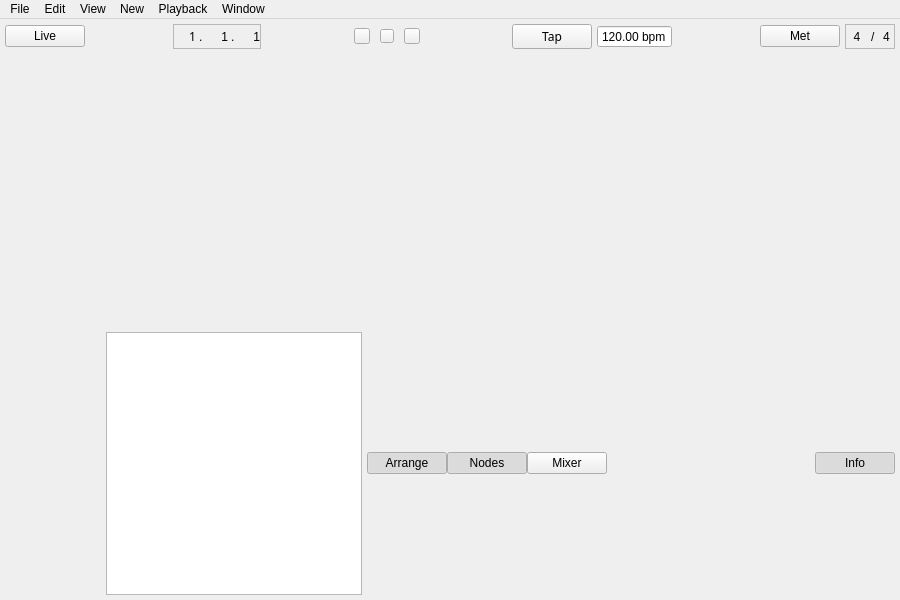
<?xml version="1.0" encoding="UTF-8"?>
<ui version="4.0">
 <class>MainWindow</class>
 <widget class="QMainWindow" name="MainWindow">
  <property name="geometry">
   <rect>
    <x>0</x>
    <y>0</y>
    <width>900</width>
    <height>600</height>
   </rect>
  </property>
  <property name="minimumSize">
   <size>
    <width>900</width>
    <height>600</height>
   </size>
  </property>
  <property name="windowTitle">
   <string>Horizon</string>
  </property>
  <property name="styleSheet">
   <string notr="true"/>
  </property>
  <widget class="QWidget" name="centralwidget">
   <layout class="QVBoxLayout" name="verticalLayout">
    <property name="spacing">
     <number>0</number>
    </property>
    <property name="leftMargin">
     <number>0</number>
    </property>
    <property name="topMargin">
     <number>0</number>
    </property>
    <property name="rightMargin">
     <number>0</number>
    </property>
    <property name="bottomMargin">
     <number>0</number>
    </property>
    <item>
     <widget class="QFrame" name="header">
      <property name="frameShape">
       <enum>QFrame::NoFrame</enum>
      </property>
      <property name="frameShadow">
       <enum>QFrame::Plain</enum>
      </property>
      <property name="lineWidth">
       <number>0</number>
      </property>
      <layout class="QHBoxLayout" name="horizontalLayout">
       <property name="spacing">
        <number>5</number>
       </property>
       <property name="leftMargin">
        <number>5</number>
       </property>
       <property name="topMargin">
        <number>5</number>
       </property>
       <property name="rightMargin">
        <number>5</number>
       </property>
       <property name="bottomMargin">
        <number>5</number>
       </property>
       <item>
        <widget class="QPushButton" name="liveButton">
         <property name="text">
          <string>Live</string>
         </property>
         <property name="checkable">
          <bool>true</bool>
         </property>
        </widget>
       </item>
       <item>
        <spacer name="horizontalSpacer_3">
         <property name="orientation">
          <enum>Qt::Horizontal</enum>
         </property>
         <property name="sizeHint" stdset="0">
          <size>
           <width>40</width>
           <height>20</height>
          </size>
         </property>
        </spacer>
       </item>
       <item>
        <widget class="QFrame" name="position_lcd">
         <property name="sizePolicy">
          <sizepolicy hsizetype="Preferred" vsizetype="Minimum">
           <horstretch>0</horstretch>
           <verstretch>0</verstretch>
          </sizepolicy>
         </property>
         <property name="frameShape">
          <enum>QFrame::StyledPanel</enum>
         </property>
         <property name="frameShadow">
          <enum>QFrame::Raised</enum>
         </property>
         <layout class="QHBoxLayout" name="horizontalLayout_3">
          <property name="spacing">
           <number>3</number>
          </property>
          <property name="leftMargin">
           <number>0</number>
          </property>
          <property name="topMargin">
           <number>0</number>
          </property>
          <property name="rightMargin">
           <number>0</number>
          </property>
          <property name="bottomMargin">
           <number>0</number>
          </property>
          <item>
           <widget class="QLabel" name="barNumberLabel">
            <property name="minimumSize">
             <size>
              <width>22</width>
              <height>0</height>
             </size>
            </property>
            <property name="font">
             <font>
              <family>SF Display</family>
             </font>
            </property>
            <property name="text">
             <string>1</string>
            </property>
            <property name="alignment">
             <set>Qt::AlignRight|Qt::AlignTrailing|Qt::AlignVCenter</set>
            </property>
           </widget>
          </item>
          <item>
           <widget class="QLabel" name="label">
            <property name="text">
             <string>.</string>
            </property>
           </widget>
          </item>
          <item>
           <widget class="QLabel" name="beatNumberLabel">
            <property name="minimumSize">
             <size>
              <width>22</width>
              <height>0</height>
             </size>
            </property>
            <property name="text">
             <string>1</string>
            </property>
            <property name="alignment">
             <set>Qt::AlignRight|Qt::AlignTrailing|Qt::AlignVCenter</set>
            </property>
           </widget>
          </item>
          <item>
           <widget class="QLabel" name="label_2">
            <property name="text">
             <string>.</string>
            </property>
           </widget>
          </item>
          <item>
           <widget class="QLabel" name="subDevNumberLabel">
            <property name="minimumSize">
             <size>
              <width>22</width>
              <height>0</height>
             </size>
            </property>
            <property name="text">
             <string>1</string>
            </property>
            <property name="alignment">
             <set>Qt::AlignRight|Qt::AlignTrailing|Qt::AlignVCenter</set>
            </property>
           </widget>
          </item>
         </layout>
        </widget>
       </item>
       <item>
        <spacer name="horizontalSpacer_2">
         <property name="orientation">
          <enum>Qt::Horizontal</enum>
         </property>
         <property name="sizeHint" stdset="0">
          <size>
           <width>40</width>
           <height>20</height>
          </size>
         </property>
        </spacer>
       </item>
       <item>
        <layout class="QHBoxLayout" name="horizontalLayout_2">
         <property name="spacing">
          <number>10</number>
         </property>
         <property name="leftMargin">
          <number>5</number>
         </property>
         <property name="topMargin">
          <number>0</number>
         </property>
         <property name="rightMargin">
          <number>5</number>
         </property>
         <property name="bottomMargin">
          <number>0</number>
         </property>
         <item>
          <widget class="QToolButton" name="playButton">
           <property name="minimumSize">
            <size>
             <width>16</width>
             <height>16</height>
            </size>
           </property>
           <property name="text">
            <string/>
           </property>
           <property name="iconSize">
            <size>
             <width>0</width>
             <height>0</height>
            </size>
           </property>
          </widget>
         </item>
         <item>
          <widget class="QToolButton" name="stopButton">
           <property name="minimumSize">
            <size>
             <width>14</width>
             <height>14</height>
            </size>
           </property>
           <property name="text">
            <string/>
           </property>
           <property name="iconSize">
            <size>
             <width>0</width>
             <height>0</height>
            </size>
           </property>
          </widget>
         </item>
         <item>
          <widget class="QToolButton" name="recordButton">
           <property name="minimumSize">
            <size>
             <width>16</width>
             <height>16</height>
            </size>
           </property>
           <property name="text">
            <string/>
           </property>
           <property name="iconSize">
            <size>
             <width>0</width>
             <height>0</height>
            </size>
           </property>
          </widget>
         </item>
        </layout>
       </item>
       <item>
        <spacer name="horizontalSpacer">
         <property name="orientation">
          <enum>Qt::Horizontal</enum>
         </property>
         <property name="sizeHint" stdset="0">
          <size>
           <width>40</width>
           <height>20</height>
          </size>
         </property>
        </spacer>
       </item>
       <item>
        <widget class="QPushButton" name="pushButton_3">
         <property name="font">
          <font>
           <family>SF Display</family>
           <weight>50</weight>
           <bold>false</bold>
          </font>
         </property>
         <property name="text">
          <string>Tap</string>
         </property>
        </widget>
       </item>
       <item>
        <widget class="QDoubleSpinBox" name="tempo_lcd">
         <property name="alignment">
          <set>Qt::AlignCenter</set>
         </property>
         <property name="buttonSymbols">
          <enum>QAbstractSpinBox::NoButtons</enum>
         </property>
         <property name="suffix">
          <string> bpm</string>
         </property>
         <property name="maximum">
          <double>999.990000000000009</double>
         </property>
         <property name="value">
          <double>120.000000000000000</double>
         </property>
        </widget>
       </item>
       <item>
        <spacer name="horizontalSpacer_4">
         <property name="orientation">
          <enum>Qt::Horizontal</enum>
         </property>
         <property name="sizeHint" stdset="0">
          <size>
           <width>40</width>
           <height>20</height>
          </size>
         </property>
        </spacer>
       </item>
       <item>
        <widget class="QPushButton" name="metroButton">
         <property name="text">
          <string>Met</string>
         </property>
         <property name="iconSize">
          <size>
           <width>16</width>
           <height>14</height>
          </size>
         </property>
         <property name="checkable">
          <bool>true</bool>
         </property>
        </widget>
       </item>
       <item>
        <widget class="QFrame" name="timesig_lcd">
         <property name="sizePolicy">
          <sizepolicy hsizetype="Preferred" vsizetype="Minimum">
           <horstretch>0</horstretch>
           <verstretch>0</verstretch>
          </sizepolicy>
         </property>
         <property name="frameShape">
          <enum>QFrame::StyledPanel</enum>
         </property>
         <property name="frameShadow">
          <enum>QFrame::Raised</enum>
         </property>
         <layout class="QHBoxLayout" name="horizontalLayout_4">
          <property name="spacing">
           <number>3</number>
          </property>
          <property name="leftMargin">
           <number>0</number>
          </property>
          <property name="topMargin">
           <number>0</number>
          </property>
          <property name="rightMargin">
           <number>0</number>
          </property>
          <property name="bottomMargin">
           <number>0</number>
          </property>
          <item>
           <widget class="QLabel" name="label_9">
            <property name="minimumSize">
             <size>
              <width>22</width>
              <height>0</height>
             </size>
            </property>
            <property name="text">
             <string>4</string>
            </property>
            <property name="alignment">
             <set>Qt::AlignCenter</set>
            </property>
           </widget>
          </item>
          <item>
           <widget class="QLabel" name="label_3">
            <property name="text">
             <string>/</string>
            </property>
           </widget>
          </item>
          <item>
           <widget class="QLabel" name="label_10">
            <property name="minimumSize">
             <size>
              <width>15</width>
              <height>0</height>
             </size>
            </property>
            <property name="text">
             <string>4</string>
            </property>
            <property name="alignment">
             <set>Qt::AlignCenter</set>
            </property>
           </widget>
          </item>
         </layout>
        </widget>
       </item>
      </layout>
     </widget>
    </item>
    <item>
     <widget class="QWidget" name="content" native="true">
      <property name="sizePolicy">
       <sizepolicy hsizetype="Expanding" vsizetype="Expanding">
        <horstretch>0</horstretch>
        <verstretch>0</verstretch>
       </sizepolicy>
      </property>
      <property name="focusPolicy">
       <enum>Qt::ClickFocus</enum>
      </property>
      <layout class="QHBoxLayout" name="horizontalLayout_5">
       <property name="spacing">
        <number>5</number>
       </property>
       <property name="leftMargin">
        <number>5</number>
       </property>
       <property name="topMargin">
        <number>5</number>
       </property>
       <property name="rightMargin">
        <number>5</number>
       </property>
       <property name="bottomMargin">
        <number>5</number>
       </property>
       <item>
        <layout class="QVBoxLayout" name="contentVertical">
         <property name="spacing">
          <number>5</number>
         </property>
        </layout>
       </item>
      </layout>
     </widget>
    </item>
    <item>
     <widget class="QFrame" name="footer">
      <property name="styleSheet">
       <string notr="true"/>
      </property>
      <property name="frameShape">
       <enum>QFrame::NoFrame</enum>
      </property>
      <property name="frameShadow">
       <enum>QFrame::Plain</enum>
      </property>
      <property name="lineWidth">
       <number>0</number>
      </property>
      <layout class="QHBoxLayout" name="horizontalLayout_7">
       <property name="spacing">
        <number>5</number>
       </property>
       <property name="leftMargin">
        <number>5</number>
       </property>
       <property name="topMargin">
        <number>5</number>
       </property>
       <property name="rightMargin">
        <number>5</number>
       </property>
       <property name="bottomMargin">
        <number>5</number>
       </property>
       <item>
        <spacer name="horizontalSpacer_7">
         <property name="orientation">
          <enum>Qt::Horizontal</enum>
         </property>
         <property name="sizeHint" stdset="0">
          <size>
           <width>40</width>
           <height>20</height>
          </size>
         </property>
        </spacer>
       </item>
       <item>
        <widget class="QListView" name="listView"/>
       </item>
       <item>
        <layout class="QHBoxLayout" name="horizontalLayout_8">
         <property name="spacing">
          <number>0</number>
         </property>
         <property name="rightMargin">
          <number>0</number>
         </property>
         <item>
          <widget class="QPushButton" name="arrangeButton">
           <property name="text">
            <string>Arrange</string>
           </property>
           <property name="checkable">
            <bool>true</bool>
           </property>
           <property name="checked">
            <bool>true</bool>
           </property>
          </widget>
         </item>
         <item>
          <widget class="QPushButton" name="nodesButton">
           <property name="styleSheet">
            <string notr="true"/>
           </property>
           <property name="text">
            <string>Nodes</string>
           </property>
           <property name="checkable">
            <bool>true</bool>
           </property>
           <property name="checked">
            <bool>true</bool>
           </property>
          </widget>
         </item>
         <item>
          <widget class="QPushButton" name="mixerButton">
           <property name="text">
            <string>Mixer</string>
           </property>
          </widget>
         </item>
        </layout>
       </item>
       <item>
        <spacer name="horizontalSpacer_6">
         <property name="orientation">
          <enum>Qt::Horizontal</enum>
         </property>
         <property name="sizeHint" stdset="0">
          <size>
           <width>40</width>
           <height>20</height>
          </size>
         </property>
        </spacer>
       </item>
       <item>
        <spacer name="horizontalSpacer_5">
         <property name="orientation">
          <enum>Qt::Horizontal</enum>
         </property>
         <property name="sizeHint" stdset="0">
          <size>
           <width>40</width>
           <height>0</height>
          </size>
         </property>
        </spacer>
       </item>
       <item>
        <widget class="QPushButton" name="pushButton_6">
         <property name="styleSheet">
          <string notr="true"/>
         </property>
         <property name="text">
          <string>Info</string>
         </property>
         <property name="checkable">
          <bool>true</bool>
         </property>
         <property name="checked">
          <bool>true</bool>
         </property>
        </widget>
       </item>
      </layout>
     </widget>
    </item>
   </layout>
  </widget>
  <widget class="QMenuBar" name="menubar">
   <property name="geometry">
    <rect>
     <x>0</x>
     <y>0</y>
     <width>900</width>
     <height>21</height>
    </rect>
   </property>
   <widget class="QMenu" name="menuFile">
    <property name="title">
     <string>File</string>
    </property>
    <widget class="QMenu" name="menuImport">
     <property name="title">
      <string>Import</string>
     </property>
     <addaction name="importAudioFileMenu"/>
     <addaction name="actionMIDI_Clip"/>
    </widget>
    <widget class="QMenu" name="menuLive_Sessions">
     <property name="title">
      <string>Live Session</string>
     </property>
     <addaction name="actionManage_Live_Session"/>
     <addaction name="actionConnect_to_Session_2"/>
    </widget>
    <addaction name="actionNew_Project"/>
    <addaction name="menuLive_Sessions"/>
    <addaction name="separator"/>
    <addaction name="actionOpen"/>
    <addaction name="separator"/>
    <addaction name="actionSave"/>
    <addaction name="actionSave_As"/>
    <addaction name="separator"/>
    <addaction name="menuImport"/>
    <addaction name="actionRender_Audio"/>
    <addaction name="separator"/>
    <addaction name="actionPreferences"/>
    <addaction name="actionAbout"/>
   </widget>
   <widget class="QMenu" name="menuEd9t">
    <property name="title">
     <string>Edit</string>
    </property>
   </widget>
   <widget class="QMenu" name="menuView">
    <property name="title">
     <string>View</string>
    </property>
   </widget>
   <widget class="QMenu" name="menuCreat4">
    <property name="title">
     <string>New</string>
    </property>
    <addaction name="newAudioTrackMenu"/>
    <addaction name="actionMIDI_Track"/>
    <addaction name="separator"/>
    <addaction name="actionBua"/>
   </widget>
   <widget class="QMenu" name="menuPlayback">
    <property name="title">
     <string>Playback</string>
    </property>
    <addaction name="actionPlay_Pause"/>
    <addaction name="actionStop"/>
   </widget>
   <widget class="QMenu" name="menuWindow">
    <property name="title">
     <string>Window</string>
    </property>
    <addaction name="actionArrange"/>
    <addaction name="actionMixer"/>
    <addaction name="actionLibrary"/>
   </widget>
   <addaction name="menuFile"/>
   <addaction name="menuEd9t"/>
   <addaction name="menuView"/>
   <addaction name="menuCreat4"/>
   <addaction name="menuPlayback"/>
   <addaction name="menuWindow"/>
  </widget>
  <action name="actionNew_Project">
   <property name="text">
    <string>New Project</string>
   </property>
   <property name="shortcut">
    <string>Ctrl+N</string>
   </property>
  </action>
  <action name="actionOpen">
   <property name="text">
    <string>Open...</string>
   </property>
   <property name="shortcut">
    <string>Ctrl+O</string>
   </property>
  </action>
  <action name="actionSave">
   <property name="text">
    <string>Save Project</string>
   </property>
   <property name="shortcut">
    <string>Ctrl+S</string>
   </property>
  </action>
  <action name="actionSave_As">
   <property name="text">
    <string>Save Project As...</string>
   </property>
   <property name="shortcut">
    <string>Ctrl+Shift+S</string>
   </property>
  </action>
  <action name="actionExport">
   <property name="text">
    <string>Render Audio</string>
   </property>
  </action>
  <action name="newAudioTrackMenu">
   <property name="text">
    <string>Audio Track</string>
   </property>
   <property name="shortcut">
    <string>Ctrl+T</string>
   </property>
  </action>
  <action name="actionMIDI_Track">
   <property name="text">
    <string>MIDI Track</string>
   </property>
   <property name="shortcut">
    <string>Ctrl+Alt+S</string>
   </property>
  </action>
  <action name="actionBua">
   <property name="text">
    <string>Bus</string>
   </property>
  </action>
  <action name="actionPlay_Pause">
   <property name="text">
    <string>Play / Pause</string>
   </property>
  </action>
  <action name="actionStop">
   <property name="text">
    <string>Stop</string>
   </property>
  </action>
  <action name="actionAbout">
   <property name="text">
    <string>About</string>
   </property>
  </action>
  <action name="actionPreferences">
   <property name="text">
    <string>Preferences</string>
   </property>
  </action>
  <action name="importAudioFileMenu">
   <property name="text">
    <string>Audio File</string>
   </property>
   <property name="shortcut">
    <string>Ctrl+Shift+I</string>
   </property>
  </action>
  <action name="actionMIDI_Clip">
   <property name="text">
    <string>MIDI Clip</string>
   </property>
  </action>
  <action name="actionArrange">
   <property name="checkable">
    <bool>true</bool>
   </property>
   <property name="checked">
    <bool>true</bool>
   </property>
   <property name="enabled">
    <bool>false</bool>
   </property>
   <property name="text">
    <string>Arrange</string>
   </property>
   <property name="shortcut">
    <string>Ctrl+Shift+A</string>
   </property>
  </action>
  <action name="actionMixer">
   <property name="checkable">
    <bool>true</bool>
   </property>
   <property name="checked">
    <bool>true</bool>
   </property>
   <property name="text">
    <string>Mixer</string>
   </property>
   <property name="shortcut">
    <string>Ctrl+Shift+M</string>
   </property>
  </action>
  <action name="actionManage_Live_Session">
   <property name="text">
    <string>Manage / Create Session</string>
   </property>
  </action>
  <action name="actionConnect_to_Session_2">
   <property name="text">
    <string>Connect to Session...</string>
   </property>
  </action>
  <action name="actionRender_Audio">
   <property name="text">
    <string>Render Audio</string>
   </property>
  </action>
  <action name="actionLibrary">
   <property name="checkable">
    <bool>true</bool>
   </property>
   <property name="checked">
    <bool>true</bool>
   </property>
   <property name="text">
    <string>Library</string>
   </property>
   <property name="shortcut">
    <string>Ctrl+Shift+L</string>
   </property>
  </action>
 </widget>
 <resources/>
 <connections/>
</ui>
